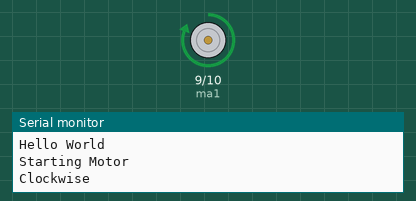
A sketch run on a simulated Arduino Uno, built with avr-gcc and run on an emulated ATmega328P. On the bench: motor-driver pin pairs drawn as motors (green arrow = first pin HIGH = forward, orange = second pin HIGH = backward, longer = more drive), the last lines printed to the serial monitor.

Above: at 0.7 s.
At 5.2 s:
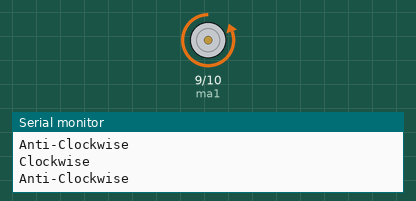
Timing chart, 0 to 6.9 s (numbered marks = the images above):
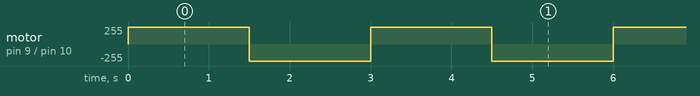

Measured:
- by itself, motor on pin 9 (ma1) / pin 10 (ma2): alternates forward 255/255 for 1.5 s and backward 255/255 for 1.5 s

The sketch:

Motor-3.ino
```cpp
/*
  Motor Interfacing

  Interface a DC mtor with Arduino
  (without Motor Driver)

  This can be done in 3 ways:
  3. This code shows the third method:
    Connections ::
    the two terminals(wire||poles||points) of motors are :
    ma1 AND ma2

    ma1 --> MA1 screw terminal of Motor Driver
    ma2 --> MA2 screw terminal of Motor Driver

    Arduino pin 9(ma1) --> A1 on Motor Driver
    Arduino pin 10(ma2) --> A2 on Motor Driver

    Arduino 5V --> VCC on Motor Driver
    Arduino GND --> GND on Motor Driver

    Battery Snap Red wire --> + screw terminal on Motor Driver
    Battery Snap Black Wire --> - screw terminal on Motor Driver

*/

//initialise variables with Arduino Pins
int ma1 = 9;
int ma2 = 10;
void setup() {
  // put your setup code here, to run once:
  // Make the pins as OUTPUT
  pinMode(ma1, HIGH);
  pinMode(ma2, HIGH);
  //Initialising Serial communcation
  //setting baud rate to 9600 (baud rate ==> the speed of communication
  //between arduino and the computer)
  Serial.begin(9600);
  //Printing on the Serial Monitor
  Serial.println("Hello World");
  Serial.println("Starting Motor");
}

void loop() {
  // put your main code here, to run repeatedly:
  // Rotate motor clockwise
  Serial.println("Clockwise");
  digitalWrite(ma1, HIGH);
  digitalWrite(ma2, LOW);
  delay(1500);
  // Rotate motor anti-clockwise
  Serial.println("Anti-Clockwise");
  digitalWrite(ma1, LOW);
  digitalWrite(ma2, HIGH);
  delay(1500);
}
```
